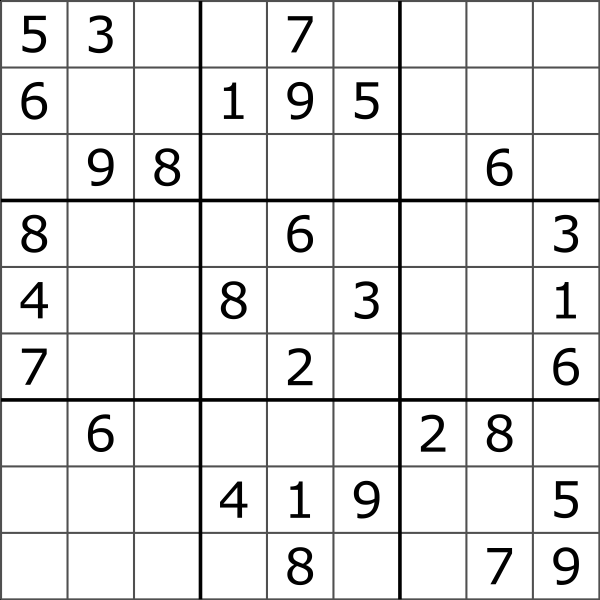
#> input picture resources/grids/1.png, 1200 x 1200 px (shown at 1/2 size)
$ python sudoku_solver.py
#> lines starting #> are read from the running program, lines starting #| are printed output that depends on the picture
#> in app, img is the input picture: shape (1200, 1200); min 0, max 255, mean 231.9
import cv2
import numpy as np
from matplotlib import pyplot as plt

MAX_WIDTH_HEIGHT = 800

def set_max_dimensions(img):
    width = img.shape[1]
#> width = 1200
    height = img.shape[0]
#> height = 1200
    dim = (min(MAX_WIDTH_HEIGHT, width), min(MAX_WIDTH_HEIGHT, height))
#> dim = (800, 800)
    img = cv2.resize(img, dim)
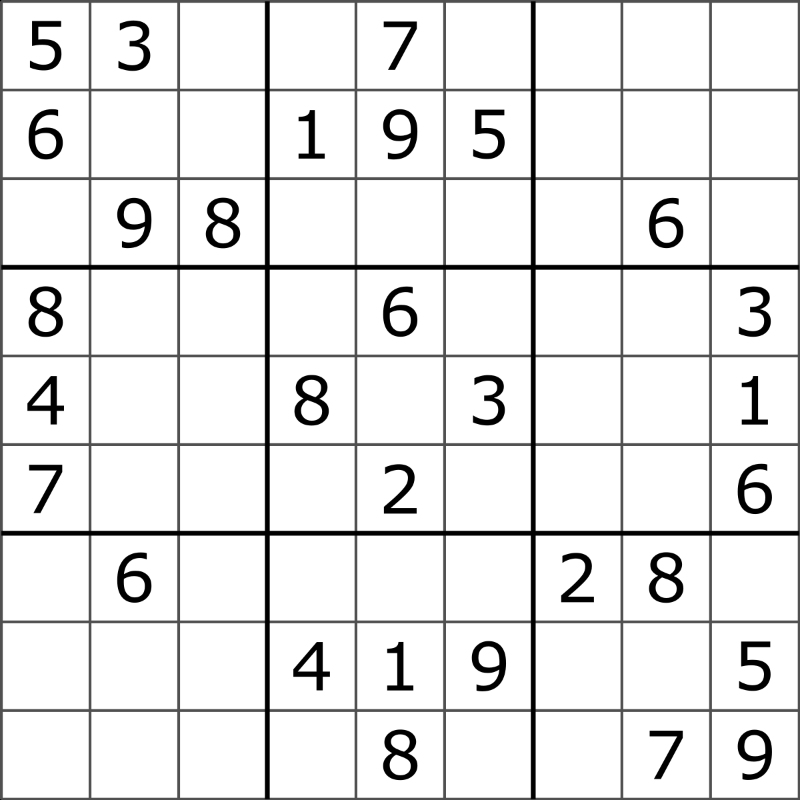
#> img: shape (800, 800); min 0, max 255, mean 232
    return img

def app():
    img = cv2.imread('resources/grids/1.png', cv2.IMREAD_GRAYSCALE)
    img = set_max_dimensions(img)
    cv2.imshow('image', img)
    print('Original Dimensions : ', img.shape)
#| Original Dimensions :  (800, 800)
    cv2.waitKey(0)
    cv2.destroyAllWindows()

if __name__ == "__main__":
    app()
